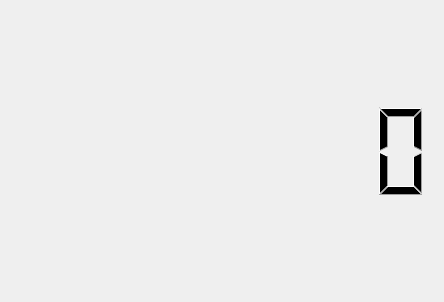
<?xml version="1.0" encoding="UTF-8"?>
<ui version="4.0">
 <class>MainWindow</class>
 <widget class="QMainWindow" name="MainWindow">
  <property name="geometry">
   <rect>
    <x>0</x>
    <y>0</y>
    <width>444</width>
    <height>302</height>
   </rect>
  </property>
  <property name="windowTitle">
   <string>MainWindow</string>
  </property>
  <widget class="QWidget" name="centralwidget">
   <layout class="QHBoxLayout" name="horizontalLayout">
    <item>
     <widget class="QLCDNumber" name="lcdNumber">
      <property name="frameShape">
       <enum>QFrame::NoFrame</enum>
      </property>
      <property name="digitCount">
       <number>8</number>
      </property>
     </widget>
    </item>
   </layout>
  </widget>
 </widget>
 <resources/>
 <connections/>
</ui>
